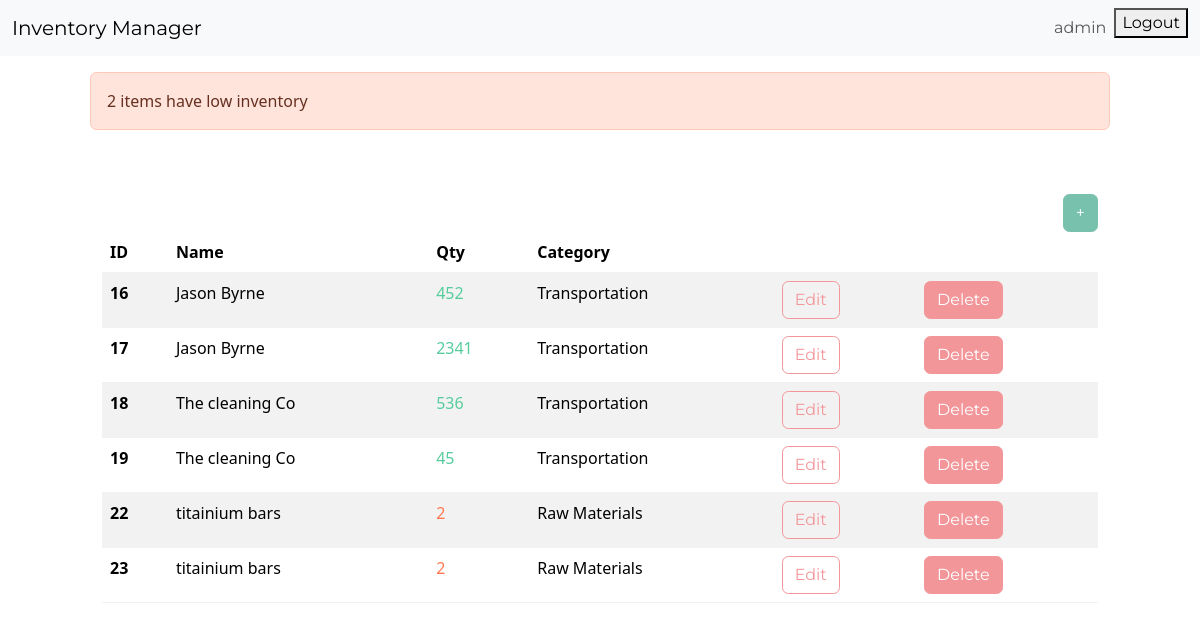
Page /dashboard/ (signed in) on the earlier database version.
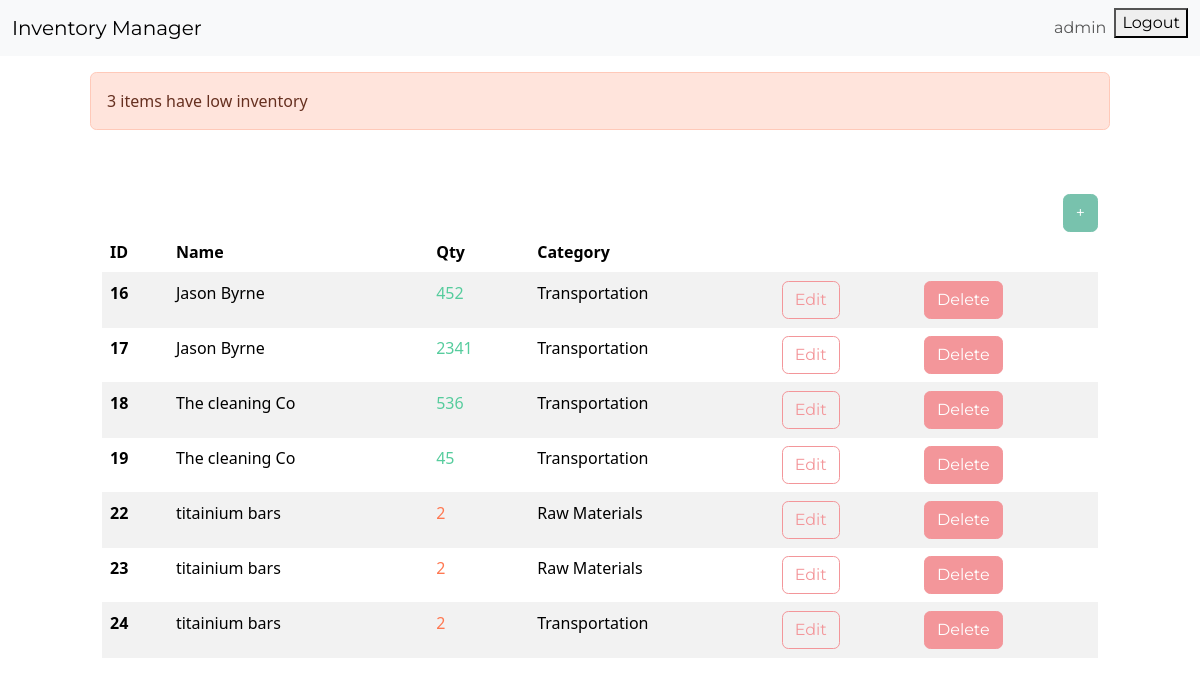
Same page on the later database version.
### inventory/models.py (models this page shows, shortened)
class InventoryItem(models.Model):
	name = models.CharField(max_length=200)
	quantity = models.IntegerField()
	category = models.ForeignKey('Category', on_delete=models.SET_NULL, blank=True, null=True)
	date_created = models.DateTimeField(auto_now_add=True)
	user = models.ForeignKey(User, on_delete=models.CASCADE)

class Category(models.Model):
	name = models.CharField(max_length=200)
	class Meta:
		verbose_name_plural = 'categories'

### inventory/views.py (the view)
# urls.py: path('dashboard/', Dashboard.as_view(), name='dashboard'),
class Dashboard(LoginRequiredMixin, View):
	def get(self, request):
		items = InventoryItem.objects.filter(user=self.request.user.id).order_by('id')
		low_inventory = InventoryItem.objects.filter(
			user=self.request.user.id,
			quantity__lte=LOW_QUANTITY
		)
		if low_inventory.count() > 0:
			if low_inventory.count() > 1:
				messages.error(request, f'{low_inventory.count()} items have low inventory')
			else:
				messages.error(request, f'{low_inventory.count()} item has low inventory')
		low_inventory_ids = InventoryItem.objects.filter(
			user=self.request.user.id,
			quantity__lte=LOW_QUANTITY
		).values_list('id', flat=True)
		return render(request, 'inventory/dashboard.html', {'items': items, 'low_inventory_ids': low_inventory_ids})

### inventory/templates/inventory/dashboard.html (shortened to what this page needs)
{% extends 'inventory/base.html' %}
{% block content %}
    {% if messages %}
        <div class="row mt-3">
            {% for message in messages %}
                {% if message.tags == 'error' %}
                    <div class="col-md-10 col-12 mx-auto alert alert-danger">
                        {{ message }}
                    </div>
                {% endif %}
            {% endfor %}
        </div>
    {% endif %}
    <div class="row">
        <div class="col-md-10 col-12 mx-auto mt-5">
            <div class="d-flex justify-content-end">
                <a href="{% url 'add-item' %}" class="btn btn-primary">+</a>
            </div>
            <table class="table table-hover table-striped">
                <thead>
                    <tr>
                        <th scope="col">ID</th>
                        <th scope="col">Name</th>
                        <th scope="col">Qty</th>
                        <th scope="col">Category</th>
                        <th scope="col"></th>
                        <th scope="col"></th>
                    </tr>
                </thead>
                <tbody>
                    {% for item in items %}
                    <tr>
                        <th scope="row">{{ item.id }}</th>
                        <td>{{ item.name }}</td>
                        {% if item.id in low_inventory_ids %}
                            <td class="text-danger">{{ item.quantity }}</td>
                        {% else %}
                            <td class="text-success">{{ item.quantity }}</td>
                        {% endif %}
                        <td>{{ item.category.name }}</td>
                        <td><a href="{% url 'edit-item' item.id %}" class="btn btn-outline-secondary">Edit</a></td>
                        <td><a href="{% url 'delete-item' item.id %}" class="btn btn-secondary">Delete</a></td>
                    </tr>
                    {% endfor %}
                </tbody>
            </table>
        </div>
    </div>
{% endblock content %}

Differences in the rows shown:
added InventoryItem: id "24", name "titainium bars", quantity "2", category.name "Transportation"
Other differences:
new list line: "3 items have low inventory"
list line gone: "2 items have low inventory"
